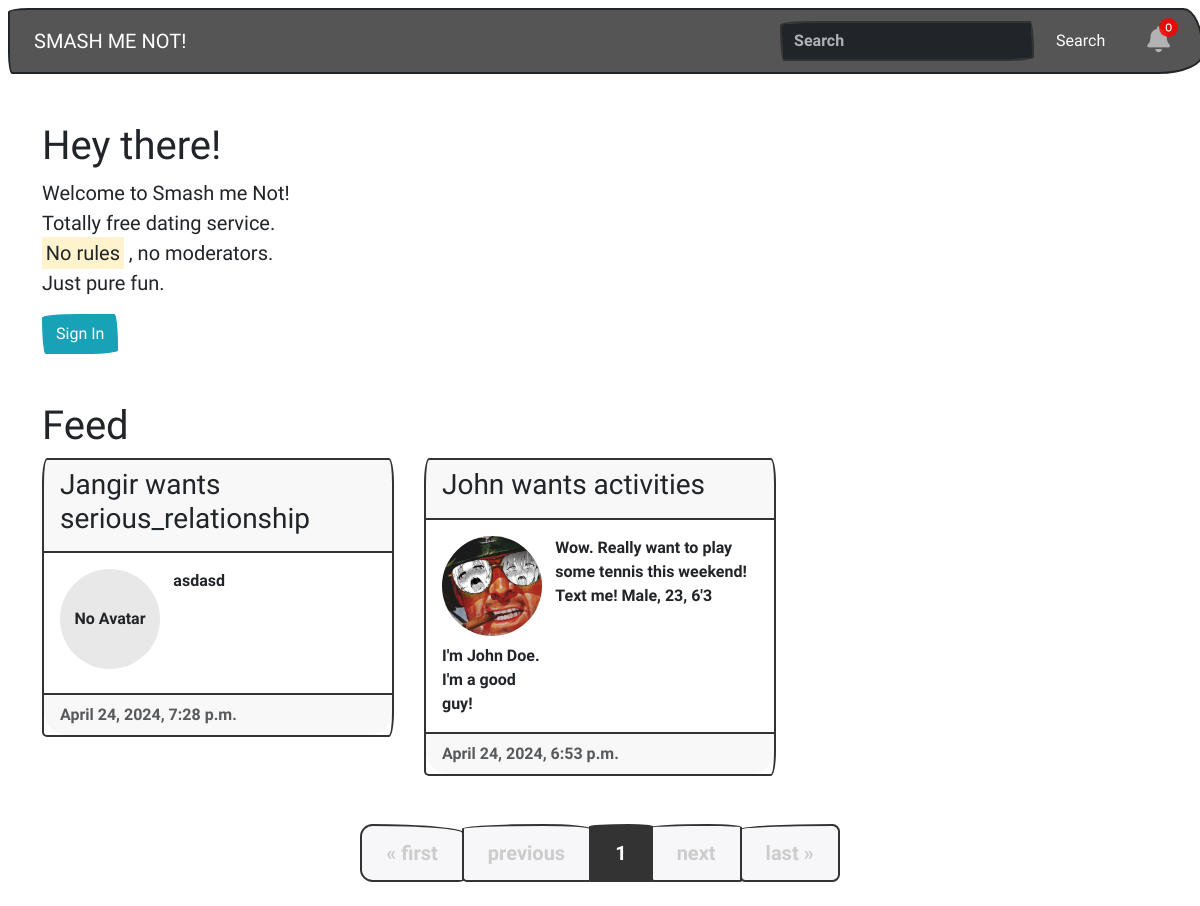
Before: / with the older database file.
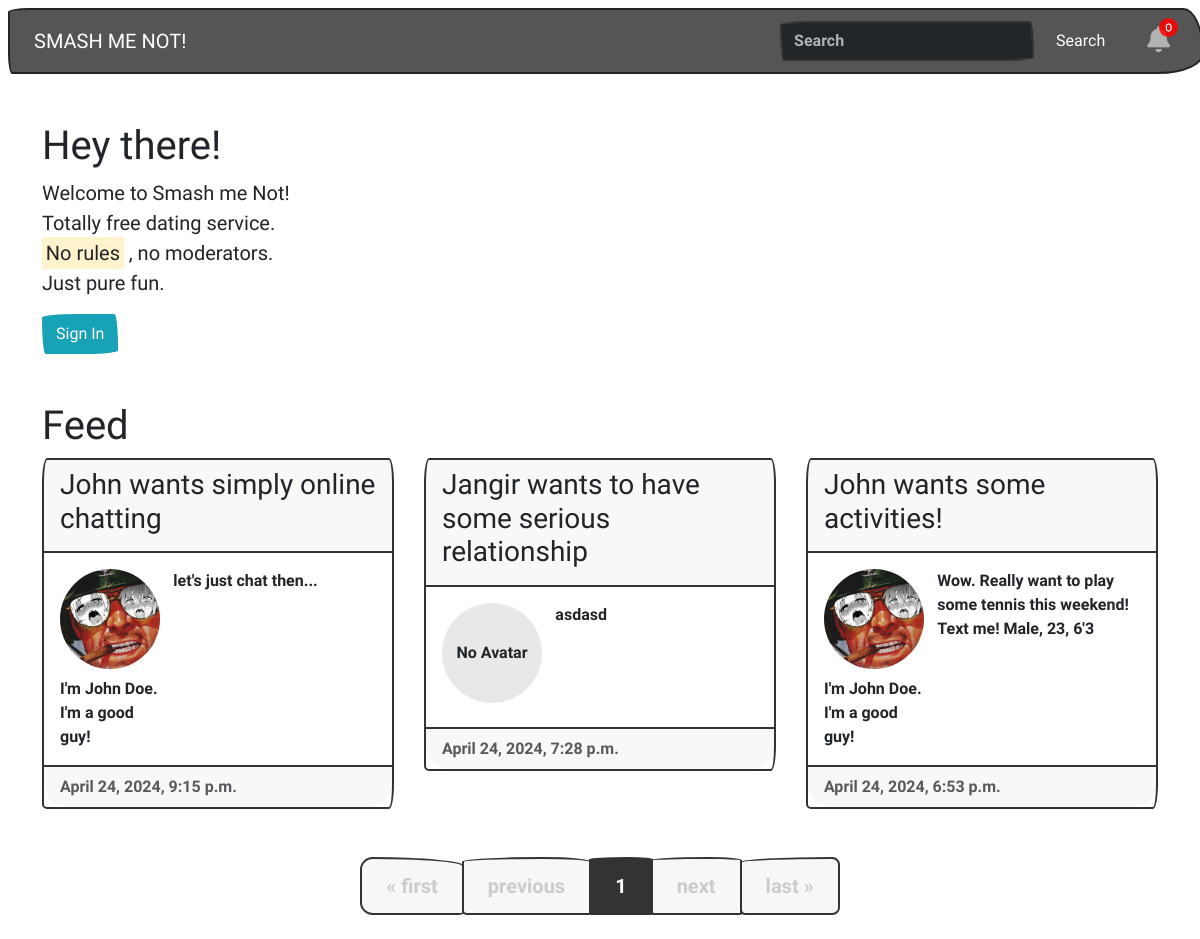
After: the same page with the newer database file.
### core/models.py (models this page shows, shortened)
class Post(models.Model):
    feed = models.ForeignKey(Feed, on_delete=models.CASCADE, related_name='posts')
    user = models.ForeignKey(User, on_delete=models.CASCADE)
    description = models.CharField(max_length=255, blank=True)
    date_posted = models.DateTimeField(default=timezone.now)
    tags = models.CharField(max_length=100, blank=True)

class Feed(models.Model):
    CATEGORY_CHOICES = [
        ('to have some serious relationship', 'Serious Relationship'),
        ('to have... a one night stand, wow!', 'One Night Stand'),
        ('to become friends with benefits', 'Friends with Benefits'),
        ('simply online chatting', 'Online Chatting'),
        ('some activities!', 'Activities')
    ]
    category = models.CharField(max_length=100, choices=CATEGORY_CHOICES)

### user/models.py (models this page shows, shortened)
class Profile(models.Model):
    user = models.OneToOneField(User, on_delete=models.CASCADE)
    bio = models.TextField(blank=True)
    telegram = models.CharField(max_length=255, blank=True)
    slug = AutoSlugField(populate_from='user', unique=True)
    avatar = models.ImageField(upload_to='avatars/', blank=True)
    photo_1 = models.ImageField(upload_to='photos/', blank=True)
    photo_2 = models.ImageField(upload_to='photos/', blank=True)
    photo_3 = models.ImageField(upload_to='photos/', blank=True)
    photo_4 = models.ImageField(upload_to='photos/', blank=True)
    photo_5 = models.ImageField(upload_to='photos/', blank=True)
    photo_6 = models.ImageField(upload_to='photos/', blank=True)

### core/views.py (the view)
# urls.py: path('', PostListView.as_view(), name='home'),
class PostListView(ListView):
    model = Post
    template_name = 'core/home.html'
    context_object_name = 'posts'
    ordering = ['-date_posted']
    paginate_by = 3
    def get_context_data(self, **kwargs):
        context = super().get_context_data(**kwargs)
        if self.request.user.is_authenticated:
            liked_posts = Post.objects.filter(likes__user=self.request.user)
            context['liked_posts'] = liked_posts
        return context

### core/templates/core/home.html (shortened to what this page needs)
{% extends 'base.html' %}
{% block content %}
    <div class="container-fluid">
        <div class="row">
            <div class="col-12">
                {% include 'header.html' %}
            </div>
        </div>
    </div>
    <div class="container">
        <header>
            <h1 class="mt-5">Hey there!</h1>
            <p class="lead">Welcome to Smash me Not! <br>Totally free dating service. <br>
                <mark>No rules</mark>
                , no moderators. <br>Just pure fun.
            </p>
        </header>
        <section>
            {% if not user.is_authenticated %}
                <a href="{% url 'auth:login' %}" class="btn join btn-xl btn-info">Sign In</a>
            {% endif %}
        </section>
    </div>
    <div class="container">
        <header>
            <h1 class="mt-5">Feed</h1>
        </header>
        <section>
            <div class="card-row">
                {% for post in page_obj %}
                    <div class="card-col md-4">
                        <div class="card mb-4">
                            <div class="card-header">
                                <h3 class="card-title">{{ post.user.first_name }} wants {{ post.feed.category }}</h3>
                            </div>
                            <div class="card-body">
                                <div class="row">
                                    <div class="col-md-4">
                                        <div class="profile-avatar mb-2">
                                            {% if post.user.profile.avatar %}
                                                <img src="{{ post.user.profile.avatar.url }}" alt="Avatar">
                                            {% else %}
                                                <span style="display: flex; justify-content: center; align-items: center; width: 100%; height: 100%;">No Avatar</span>
                                            {% endif %}
                                        </div>
                                        <p class="card-text">{{ post.user.profile.bio }}</p>
                                    </div>
                                    <div class="col-md-8">
                                        <p class="card-text">{{ post.description }}</p>
                                    </div>
                                </div>
                            </div>
                            <div class="card-footer text-muted">
                                {{ post.date_posted }}
                            </div>
                        </div>
                    </div>
                {% endfor %}
            </div>
        </section>
    </div>
    <div class="d-flex justify-content-center mt-4">
        <ul class="pagination pagination-lg">
            {% if page_obj.has_previous %}
                <li class="page-item">
                    <a class="page-link" href="?page=1">&laquo; first</a>
                </li>
                <li class="page-item">
                    <a class="page-link" href="?page={{ page_obj.previous_page_number }}">previous</a>
                </li>
            {% else %}
                <li class="page-item disabled">
                    <span class="page-link">&laquo; first</span>
                </li>
                <li class="page-item disabled">
                    <span class="page-link">previous</span>
                </li>
            {% endif %}
            <li class="page-item active">
                <span class="page-link">{{ page_obj.number }}</span>
            </li>
            {% if page_obj.has_next %}
                <li class="page-item">
                    <a class="page-link" href="?page={{ page_obj.next_page_number }}">next</a>
                </li>
                <li class="page-item">
                    <a class="page-link" href="?page={{ page_obj.paginator.num_pages }}">last &raquo;</a>
                </li>
            {% else %}
                <li class="page-item disabled">
                    <span class="page-link">next</span>
                </li>
                <li class="page-item disabled">
                    <span class="page-link">last &raquo;</span>
                </li>
            {% endif %}
        </ul>
    </div>
{% endblock %}

### templates/base.html (shortened to what this page needs)
{% load static %}
<!DOCTYPE html>
<html lang="en">
<head>
    <link rel="stylesheet" type="text/css" href="https://bootswatch.com/5/sketchy/bootstrap.min.css">
    <link rel="stylesheet" href="https://cdnjs.cloudflare.com/ajax/libs/font-awesome/6.4.0/css/all.min.css"
/>
    <link rel="stylesheet" href="{% static 'css/styles.css' %}">
    {% block content %}
        {% load bootstrap5 %}
    {% endblock %}
</head>
<body class="p-2">
</body>
</html>

### templates/header.html (shortened to what this page needs)
{% load static %}
<nav class="navbar navbar-expand-xl bg-dark" data-bs-theme="dark">
    <div class="container-fluid px-4">
        <a class="navbar-brand ms-4" href="{% url 'home' %}">SMASH ME NOT!</a>
        <div class="d-flex align-items-center">
            <form class="d-flex me-3">
                <input class="form-control me-sm-2" type="search" placeholder="Search">
                <button class="btn btn-secondary my-2 my-sm-0 me-1" type="submit">Search</button>
            </form>
            <div class="d-flex dropstart me-4">
                <div class="collapse navbar-collapse dropstart" id="navbarNavDarkDropdown">
                    <ul class="navbar-nav">
                        <li class="nav-item dropdown dropdown-menu-start">
                            <a class="nav-link " href="#" data-bs-toggle="dropdown" aria-expanded="false">
                                <i id="bellCount" class="fa-solid fa-bell" data-count="0"></i>
                            </a>
                        </li>
                    </ul>
                </div>
            </div>
        </div>
    </div>
</nav>

### static/css/styles.css (style rules this page uses)
.container-fluid { padding-left: 0 !important; padding-right: 0 !important; }
.row > * { flex-shrink: 0; max-width: 100%; padding-right: 0; padding-left: calc(var(--bs-gutter-x) * .5); margin-top: var(--bs-gutter-y); }
.card-row { display: flex; flex-wrap: wrap; margin-right: -15px; margin-left: -15px; }
.card-col { flex: 0 0 33.333%; max-width: 33.333%; padding-right: 15px; padding-left: 15px; }
.image-wrapper, .profile-avatar { width: 100px; height: 100px; border-radius: 50%; background-color: #E8E8E8; overflow: hidden; }
.image-wrapper img, .profile-avatar img { object-fit: cover; width: 100%; height: 100%; }

### templates/header.html (style rules this page uses)
.fa-solid { font-size: 26px; }
.fa-solid[data-count]:after { position: absolute; right: 0%; top: 1%; content: attr(data-count); font-size: 36%; padding: .6em; border-radius: 999px; line-height: .75em; color: white; background: rgba(255, 0, 0, .85); text-align: center; min-width: 2em; font-weight: bold; }

Changed rows visible on the page:
added Post: user.first_name "John", feed.category "simply online chatting", user.profile.avatar (picture), user.profile.bio "I'm John Doe. I'm a good guy!", description "let's just chat then...", date_posted "April 24, 2024, 9:15 p.m."
changed through a linked row, Post "asdasd": feed.category "serious_relationship" → "to have some serious relationship"
changed through a linked row, Post "Wow. Really want to play some tennis this weekend! Text me! Male, 23, 6'3": feed.category "activities" → "some activities!"
